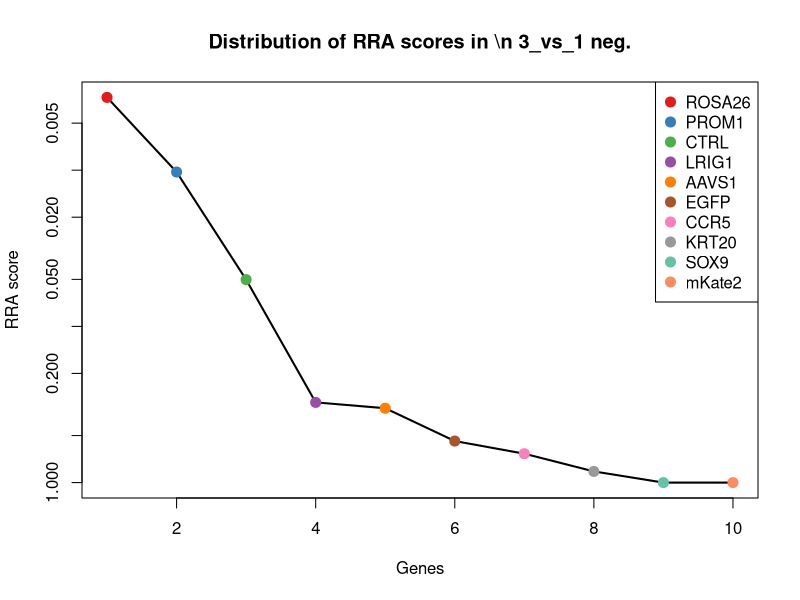
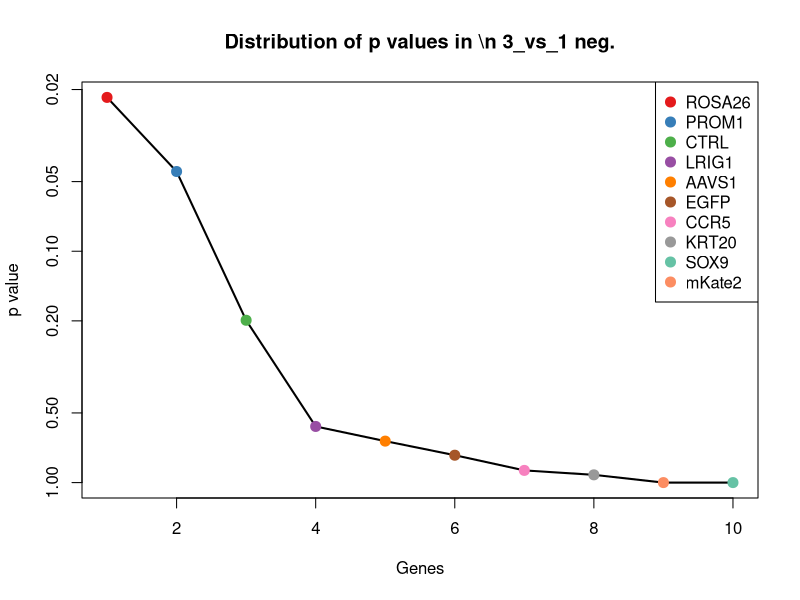
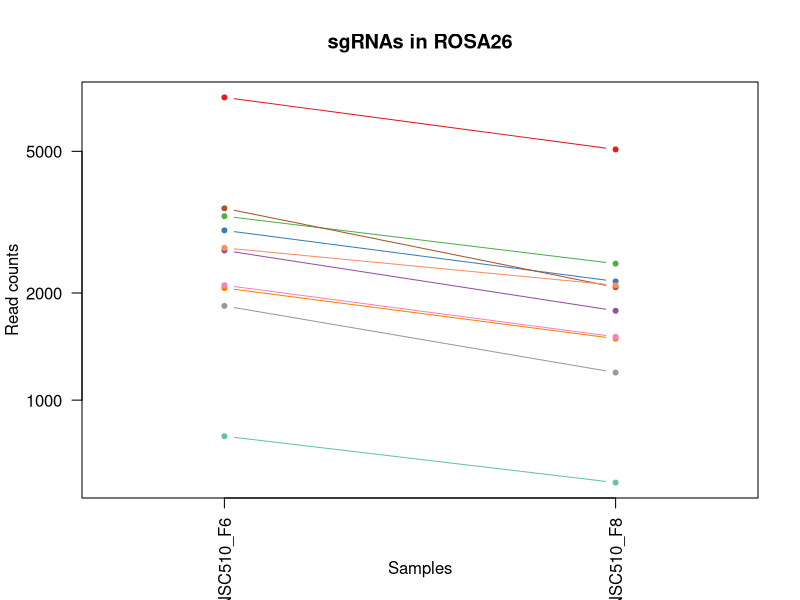
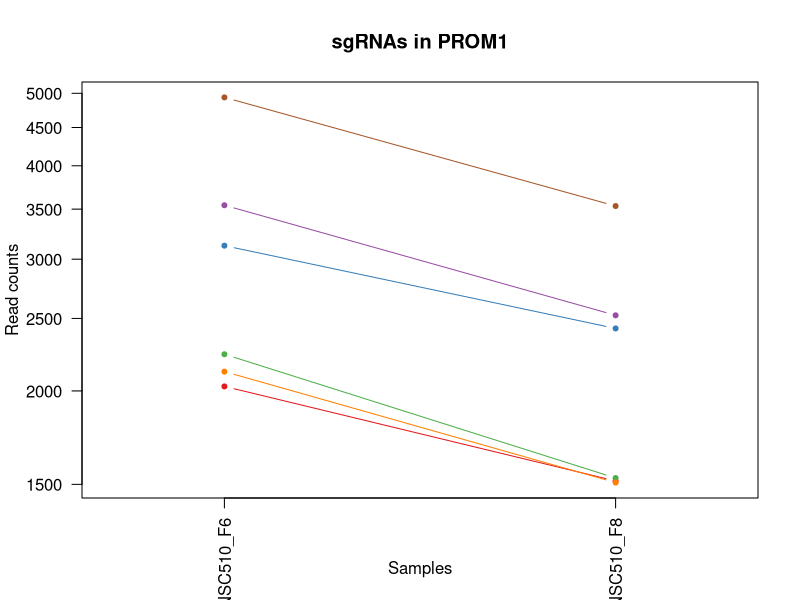
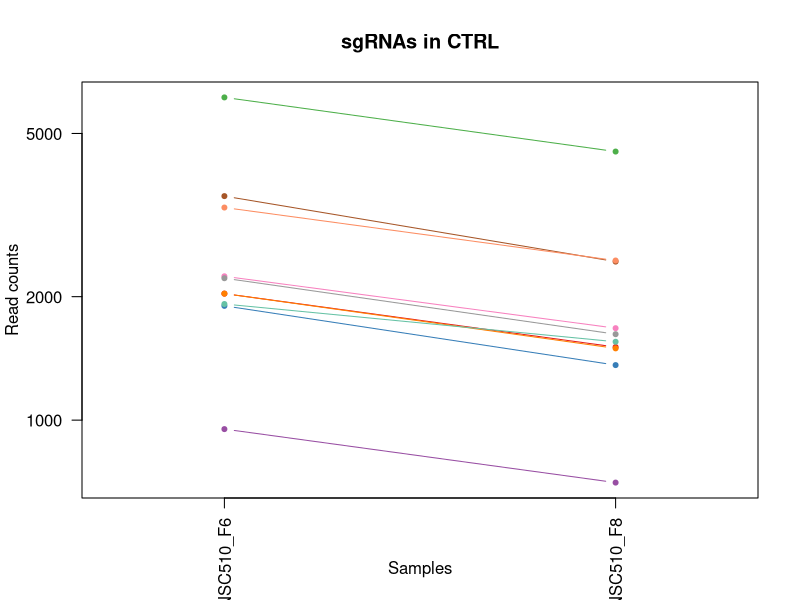
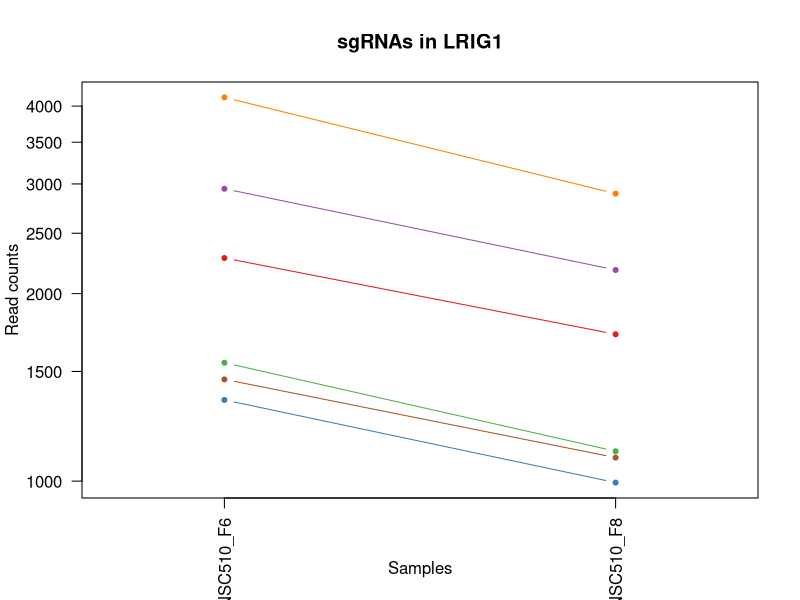
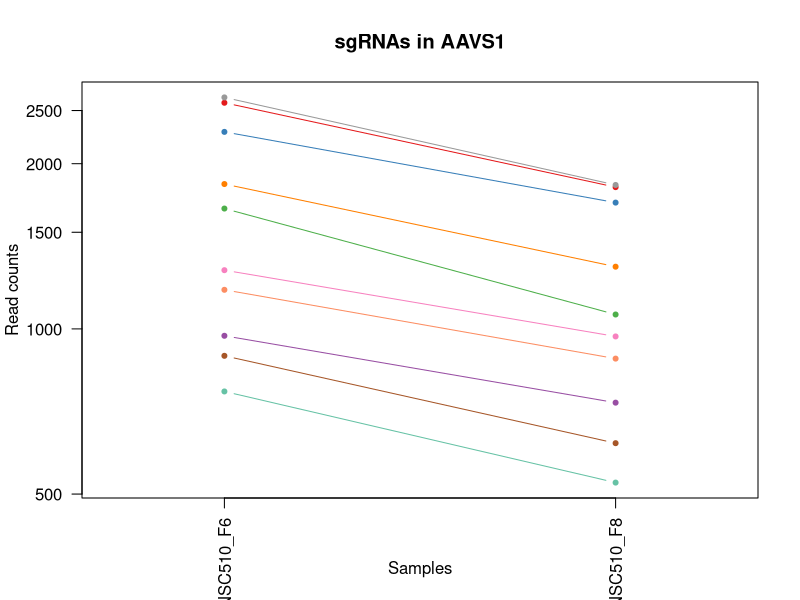
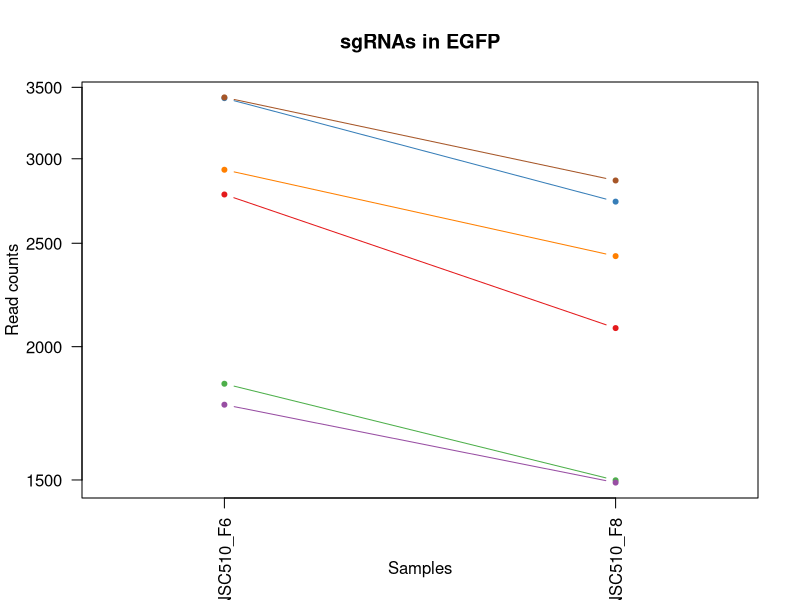

R code for these plots, in order: (Note: this script raises an error after producing the figures.)
pdf(file='S10B_c1_t3.pdf',width=4.5,height=4.5);
gstable=read.table('S10B_c1_t3.gene_summary.txt',header=T)
# 
#
# parameters
# Do not modify the variables beginning with "__"

# gstablename='__GENE_SUMMARY_FILE__'
startindex=3
# outputfile='__OUTPUT_FILE__'
targetgenelist=c("ROSA26","PROM1","CTRL","LRIG1","AAVS1","EGFP","CCR5","KRT20","SOX9","mKate2")
# samplelabel=sub('.\\w+.\\w+$','',colnames(gstable)[startindex]);
samplelabel='3_vs_1 neg.'


# You need to write some codes in front of this code:
# gstable=read.table(gstablename,header=T)
# pdf(file=outputfile,width=6,height=6)


# set up color using RColorBrewer
#library(RColorBrewer)
#colors <- brewer.pal(length(targetgenelist), "Set1")

colors=c( "#E41A1C", "#377EB8", "#4DAF4A", "#984EA3", "#FF7F00",  "#A65628", "#F781BF",
          "#999999", "#66C2A5", "#FC8D62", "#8DA0CB", "#E78AC3", "#A6D854", "#FFD92F", "#E5C494", "#B3B3B3", 
          "#8DD3C7", "#FFFFB3", "#BEBADA", "#FB8072", "#80B1D3", "#FDB462", "#B3DE69", "#FCCDE5",
          "#D9D9D9", "#BC80BD", "#CCEBC5", "#FFED6F")

######
# function definition

plotrankedvalues<-function(val, tglist, ...){
  
  plot(val,log='y',ylim=c(max(val),min(val)),type='l',lwd=2, ...)
  if(length(tglist)>0){
    for(i in 1:length(tglist)){
      targetgene=tglist[i];
      tx=which(names(val)==targetgene);ty=val[targetgene];
      points(tx,ty,col=colors[(i %% length(colors)) ],cex=2,pch=20)
      # text(tx+50,ty,targetgene,col=colors[i])
    }
    legend('topright',tglist,pch=20,pt.cex = 2,cex=1,col=colors)
  }
}



plotrandvalues<-function(val,targetgenelist, ...){
  # choose the one with the best distance distribution
  
  mindiffvalue=0;
  randval=val;
  for(i in 1:20){
    randval0=sample(val)
    vindex=sort(which(names(randval0) %in% targetgenelist))
    if(max(vindex)>0.9*length(val)){
      # print('pass...')
      next;
    }
    mindiffind=min(diff(vindex));
    if (mindiffind > mindiffvalue){
      mindiffvalue=mindiffind;
      randval=randval0;
      # print(paste('Diff: ',mindiffvalue))
    }
  }
  plot(randval,log='y',ylim=c(max(randval),min(randval)),pch=20,col='grey', ...)
  
  if(length(targetgenelist)>0){
    for(i in 1:length(targetgenelist)){
      targetgene=targetgenelist[i];
      tx=which(names(randval)==targetgene);ty=randval[targetgene];
      points(tx,ty,col=colors[(i %% length(colors)) ],cex=2,pch=20)
      text(tx+50,ty,targetgene,col=colors[i])
    }
  }
  
}




# set.seed(1235)



pvec=gstable[,startindex]
names(pvec)=gstable[,'id']
pvec=sort(pvec);

plotrankedvalues(pvec,targetgenelist,xlab='Genes',ylab='RRA score',main=paste('Distribution of RRA scores in \\n',samplelabel))

# plotrandvalues(pvec,targetgenelist,xlab='Genes',ylab='RRA score',main=paste('Distribution of RRA scores in \\n',samplelabel))


pvec=gstable[,startindex+1]
names(pvec)=gstable[,'id']
pvec=sort(pvec);

plotrankedvalues(pvec,targetgenelist,xlab='Genes',ylab='p value',main=paste('Distribution of p values in \\n',samplelabel))

# plotrandvalues(pvec,targetgenelist,xlab='Genes',ylab='p value',main=paste('Distribution of p values in \\n',samplelabel))



# you need to write after this code:
# dev.off()






# parameters
# Do not modify the variables beginning with "__"
targetmat=list(c(7086.833615210454,5060.9221927087565),c(2998.359447884558,2154.82409265424),c(3286.663240950381,2416.659738090543),c(2631.7240582121717,1781.9627318385858),c(2063.8199828145885,1487.7445860833052),c(3457.469639106359,2074.3304490042105),c(2101.8978422761124,1505.3236576850359),c(1838.6166425707195,1194.4516546228526),c(790.9315379579367,585.6606486260773),c(2676.3295507242424,2101.1616635542205))
targetgene="ROSA26"
collabel=c("S78_MNSC510_F6","S80_MNSC510_F8")

# set up color using RColorBrewer
#library(RColorBrewer)
#colors <- brewer.pal(length(targetgenelist), "Set1")

colors=c( "#E41A1C", "#377EB8", "#4DAF4A", "#984EA3", "#FF7F00",  "#A65628", "#F781BF",
          "#999999", "#66C2A5", "#FC8D62", "#8DA0CB", "#E78AC3", "#A6D854", "#FFD92F", "#E5C494", "#B3B3B3", 
          "#8DD3C7", "#FFFFB3", "#BEBADA", "#FB8072", "#80B1D3", "#FDB462", "#B3DE69", "#FCCDE5",
          "#D9D9D9", "#BC80BD", "#CCEBC5", "#FFED6F")


## code

targetmatvec=unlist(targetmat)+1
yrange=range(targetmatvec[targetmatvec>0]);
# yrange[1]=1; # set the minimum value to 1
for(i in 1:length(targetmat)){
  vali=targetmat[[i]]+1;
  if(i==1){
    plot(1:length(vali),vali,type='b',las=1,pch=20,main=paste('sgRNAs in',targetgene),ylab='Read counts',xlab='Samples',xlim=c(0.7,length(vali)+0.3),ylim = yrange,col=colors[(i %% length(colors))],xaxt='n',log='y')
    axis(1,at=1:length(vali),labels=(collabel),las=2)
    # lines(0:100,rep(1,101),col='black');
  }else{
    lines(1:length(vali),vali,type='b',pch=20,col=colors[(i %% length(colors))])
  }
}




# parameters
# Do not modify the variables beginning with "__"
targetmat=list(c(2026.8300621948226,1514.575800633315),c(3126.736231211981,2423.1362381543386),c(2237.8901974958403,1528.454015055734),c(3541.240929921711,2523.059381995755),c(2121.4807414277534,1507.1740862746917),c(4935.9785250552395,3532.468177653022))
targetgene="PROM1"
collabel=c("S78_MNSC510_F6","S80_MNSC510_F8")

# set up color using RColorBrewer
#library(RColorBrewer)
#colors <- brewer.pal(length(targetgenelist), "Set1")

colors=c( "#E41A1C", "#377EB8", "#4DAF4A", "#984EA3", "#FF7F00",  "#A65628", "#F781BF",
          "#999999", "#66C2A5", "#FC8D62", "#8DA0CB", "#E78AC3", "#A6D854", "#FFD92F", "#E5C494", "#B3B3B3", 
          "#8DD3C7", "#FFFFB3", "#BEBADA", "#FB8072", "#80B1D3", "#FDB462", "#B3DE69", "#FCCDE5",
          "#D9D9D9", "#BC80BD", "#CCEBC5", "#FFED6F")


## code

targetmatvec=unlist(targetmat)+1
yrange=range(targetmatvec[targetmatvec>0]);
# yrange[1]=1; # set the minimum value to 1
for(i in 1:length(targetmat)){
  vali=targetmat[[i]]+1;
  if(i==1){
    plot(1:length(vali),vali,type='b',las=1,pch=20,main=paste('sgRNAs in',targetgene),ylab='Read counts',xlab='Samples',xlim=c(0.7,length(vali)+0.3),ylim = yrange,col=colors[(i %% length(colors))],xaxt='n',log='y')
    axis(1,at=1:length(vali),labels=(collabel),las=2)
    # lines(0:100,rep(1,101),col='black');
  }else{
    lines(1:length(vali),vali,type='b',pch=20,col=colors[(i %% length(colors))])
  }
}




# parameters
# Do not modify the variables beginning with "__"
targetmat=list(c(2033.3576952453698,1506.248871979864),c(1898.4532788673996,1360.9902276918795),c(6120.7439237295075,4515.970973055108),c(949.7706088545788,703.1628640692239),c(2033.3576952453698,1495.1463004419286),c(3516.2183365612814,2434.2388096922737),c(2241.1540140211137,1674.6378736385464),c(2217.2193595024414,1619.125015948871),c(1918.0361780190406,1551.584372426432),c(3297.542629367959,2449.0422384095205))
targetgene="CTRL"
collabel=c("S78_MNSC510_F6","S80_MNSC510_F8")

# set up color using RColorBrewer
#library(RColorBrewer)
#colors <- brewer.pal(length(targetgenelist), "Set1")

colors=c( "#E41A1C", "#377EB8", "#4DAF4A", "#984EA3", "#FF7F00",  "#A65628", "#F781BF",
          "#999999", "#66C2A5", "#FC8D62", "#8DA0CB", "#E78AC3", "#A6D854", "#FFD92F", "#E5C494", "#B3B3B3", 
          "#8DD3C7", "#FFFFB3", "#BEBADA", "#FB8072", "#80B1D3", "#FDB462", "#B3DE69", "#FCCDE5",
          "#D9D9D9", "#BC80BD", "#CCEBC5", "#FFED6F")


## code

targetmatvec=unlist(targetmat)+1
yrange=range(targetmatvec[targetmatvec>0]);
# yrange[1]=1; # set the minimum value to 1
for(i in 1:length(targetmat)){
  vali=targetmat[[i]]+1;
  if(i==1){
    plot(1:length(vali),vali,type='b',las=1,pch=20,main=paste('sgRNAs in',targetgene),ylab='Read counts',xlab='Samples',xlim=c(0.7,length(vali)+0.3),ylim = yrange,col=colors[(i %% length(colors))],xaxt='n',log='y')
    axis(1,at=1:length(vali),labels=(collabel),las=2)
    # lines(0:100,rep(1,101),col='black');
  }else{
    lines(1:length(vali),vali,type='b',pch=20,col=colors[(i %% length(colors))])
  }
}




# parameters
# Do not modify the variables beginning with "__"
targetmat=list(c(2280.319812324395,1719.9733740851148),c(1349.0441637796996,993.6801526451927),c(1548.136971821381,1115.808439562479),c(2946.1383834801823,2181.6553072042498),c(4129.815843312693,2893.145099926925),c(1455.662170271966,1089.902439307297))
targetgene="LRIG1"
collabel=c("S78_MNSC510_F6","S80_MNSC510_F8")

# set up color using RColorBrewer
#library(RColorBrewer)
#colors <- brewer.pal(length(targetgenelist), "Set1")

colors=c( "#E41A1C", "#377EB8", "#4DAF4A", "#984EA3", "#FF7F00",  "#A65628", "#F781BF",
          "#999999", "#66C2A5", "#FC8D62", "#8DA0CB", "#E78AC3", "#A6D854", "#FFD92F", "#E5C494", "#B3B3B3", 
          "#8DD3C7", "#FFFFB3", "#BEBADA", "#FB8072", "#80B1D3", "#FDB462", "#B3DE69", "#FCCDE5",
          "#D9D9D9", "#BC80BD", "#CCEBC5", "#FFED6F")


## code

targetmatvec=unlist(targetmat)+1
yrange=range(targetmatvec[targetmatvec>0]);
# yrange[1]=1; # set the minimum value to 1
for(i in 1:length(targetmat)){
  vali=targetmat[[i]]+1;
  if(i==1){
    plot(1:length(vali),vali,type='b',las=1,pch=20,main=paste('sgRNAs in',targetgene),ylab='Read counts',xlab='Samples',xlim=c(0.7,length(vali)+0.3),ylim = yrange,col=colors[(i %% length(colors))],xaxt='n',log='y')
    axis(1,at=1:length(vali),labels=(collabel),las=2)
    # lines(0:100,rep(1,101),col='black');
  }else{
    lines(1:length(vali),vali,type='b',pch=20,col=colors[(i %% length(colors))])
  }
}




# parameters
# Do not modify the variables beginning with "__"
targetmat=list(c(2581.678871491312,1811.5695892730794),c(2284.6715676914264,1697.7682310092446),c(1655.8429171554053,1061.2207961676313),c(970.4414468479774,732.7697215037175),c(1835.3528260454461,1297.1504413487526),c(892.1098502414142,618.0431489450547),c(1278.328139065441,967.7741523900107),c(2640.4275689462343,1828.223446579982),c(768.0848222810224,523.6712908726062),c(1177.1498267819636,881.7292229710137))
targetgene="AAVS1"
collabel=c("S78_MNSC510_F6","S80_MNSC510_F8")

# set up color using RColorBrewer
#library(RColorBrewer)
#colors <- brewer.pal(length(targetgenelist), "Set1")

colors=c( "#E41A1C", "#377EB8", "#4DAF4A", "#984EA3", "#FF7F00",  "#A65628", "#F781BF",
          "#999999", "#66C2A5", "#FC8D62", "#8DA0CB", "#E78AC3", "#A6D854", "#FFD92F", "#E5C494", "#B3B3B3", 
          "#8DD3C7", "#FFFFB3", "#BEBADA", "#FB8072", "#80B1D3", "#FDB462", "#B3DE69", "#FCCDE5",
          "#D9D9D9", "#BC80BD", "#CCEBC5", "#FFED6F")


## code

targetmatvec=unlist(targetmat)+1
yrange=range(targetmatvec[targetmatvec>0]);
# yrange[1]=1; # set the minimum value to 1
for(i in 1:length(targetmat)){
  vali=targetmat[[i]]+1;
  if(i==1){
    plot(1:length(vali),vali,type='b',las=1,pch=20,main=paste('sgRNAs in',targetgene),ylab='Read counts',xlab='Samples',xlim=c(0.7,length(vali)+0.3),ylim = yrange,col=colors[(i %% length(colors))],xaxt='n',log='y')
    axis(1,at=1:length(vali),labels=(collabel),las=2)
    # lines(0:100,rep(1,101),col='black');
  }else{
    lines(1:length(vali),vali,type='b',pch=20,col=colors[(i %% length(colors))])
  }
}




# parameters
# Do not modify the variables beginning with "__"
targetmat=list(c(2776.419924165962,2080.806949068006),c(3418.3038408030775,2734.008241216522),c(1845.1442756212664,1497.9219433264125),c(1763.5488624894297,1490.520228967789),c(2928.731362012057,2430.537952512962),c(3423.7435350118662,2861.687813902776))
targetgene="EGFP"
collabel=c("S78_MNSC510_F6","S80_MNSC510_F8")

# set up color using RColorBrewer
#library(RColorBrewer)
#colors <- brewer.pal(length(targetgenelist), "Set1")

colors=c( "#E41A1C", "#377EB8", "#4DAF4A", "#984EA3", "#FF7F00",  "#A65628", "#F781BF",
          "#999999", "#66C2A5", "#FC8D62", "#8DA0CB", "#E78AC3", "#A6D854", "#FFD92F", "#E5C494", "#B3B3B3", 
          "#8DD3C7", "#FFFFB3", "#BEBADA", "#FB8072", "#80B1D3", "#FDB462", "#B3DE69", "#FCCDE5",
          "#D9D9D9", "#BC80BD", "#CCEBC5", "#FFED6F")


## code

targetmatvec=unlist(targetmat)+1
yrange=range(targetmatvec[targetmatvec>0]);
# yrange[1]=1; # set the minimum value to 1
for(i in 1:length(targetmat)){
  vali=targetmat[[i]]+1;
  if(i==1){
    plot(1:length(vali),vali,type='b',las=1,pch=20,main=paste('sgRNAs in',targetgene),ylab='Read counts',xlab='Samples',xlim=c(0.7,length(vali)+0.3),ylim = yrange,col=colors[(i %% length(colors))],xaxt='n',log='y')
    axis(1,at=1:length(vali),labels=(collabel),las=2)
    # lines(0:100,rep(1,101),col='black');
  }else{
    lines(1:length(vali),vali,type='b',pch=20,col=colors[(i %% length(colors))])
  }
}




# parameters
# Do not modify the variables beginning with "__"
targetmat=list(c(1420.8481273357158,993.6801526451927),c(2482.67643689135,1759.7575887627156),c(1345.780347254426,1027.913081553826),c(1053.1247988215719,844.7206511778966),c(1792.9232112168909,1254.5905837866678),c(1601.4459750675142,1101.0050108452322),c(3200.716072451513,2523.9845962905824),c(2026.8300621948226,1570.0886583229908),c(1300.0869159005974,920.5882233537866),c(1826.6493153113834,1367.4667277556748))
targetgene="CCR5"
collabel=c("S78_MNSC510_F6","S80_MNSC510_F8")

# set up color using RColorBrewer
#library(RColorBrewer)
#colors <- brewer.pal(length(targetgenelist), "Set1")

colors=c( "#E41A1C", "#377EB8", "#4DAF4A", "#984EA3", "#FF7F00",  "#A65628", "#F781BF",
          "#999999", "#66C2A5", "#FC8D62", "#8DA0CB", "#E78AC3", "#A6D854", "#FFD92F", "#E5C494", "#B3B3B3", 
          "#8DD3C7", "#FFFFB3", "#BEBADA", "#FB8072", "#80B1D3", "#FDB462", "#B3DE69", "#FCCDE5",
          "#D9D9D9", "#BC80BD", "#CCEBC5", "#FFED6F")


## code

targetmatvec=unlist(targetmat)+1
yrange=range(targetmatvec[targetmatvec>0]);
# yrange[1]=1; # set the minimum value to 1
for(i in 1:length(targetmat)){
  vali=targetmat[[i]]+1;
  if(i==1){
    plot(1:length(vali),vali,type='b',las=1,pch=20,main=paste('sgRNAs in',targetgene),ylab='Read counts',xlab='Samples',xlim=c(0.7,length(vali)+0.3),ylim = yrange,col=colors[(i %% length(colors))],xaxt='n',log='y')
    axis(1,at=1:length(vali),labels=(collabel),las=2)
    # lines(0:100,rep(1,101),col='black');
  }else{
    lines(1:length(vali),vali,type='b',pch=20,col=colors[(i %% length(colors))])
  }
}




# parameters
# Do not modify the variables beginning with "__"
targetmat=list(c(1863.6392359311494,1461.8385858281233),c(2477.2367426825613,2214.0378075232275),c(2229.1866867617778,1775.4862317747902),c(1072.7076979732126,800.3103650261561),c(3467.2610886821794,2776.5680987786063),c(1488.3003355247008,1249.0392980177003))
targetgene="KRT20"
collabel=c("S78_MNSC510_F6","S80_MNSC510_F8")

# set up color using RColorBrewer
#library(RColorBrewer)
#colors <- brewer.pal(length(targetgenelist), "Set1")

colors=c( "#E41A1C", "#377EB8", "#4DAF4A", "#984EA3", "#FF7F00",  "#A65628", "#F781BF",
          "#999999", "#66C2A5", "#FC8D62", "#8DA0CB", "#E78AC3", "#A6D854", "#FFD92F", "#E5C494", "#B3B3B3", 
          "#8DD3C7", "#FFFFB3", "#BEBADA", "#FB8072", "#80B1D3", "#FDB462", "#B3DE69", "#FCCDE5",
          "#D9D9D9", "#BC80BD", "#CCEBC5", "#FFED6F")


## code

targetmatvec=unlist(targetmat)+1
yrange=range(targetmatvec[targetmatvec>0]);
# yrange[1]=1; # set the minimum value to 1
for(i in 1:length(targetmat)){
  vali=targetmat[[i]]+1;
  if(i==1){
    plot(1:length(vali),vali,type='b',las=1,pch=20,main=paste('sgRNAs in',targetgene),ylab='Read counts',xlab='Samples',xlim=c(0.7,length(vali)+0.3),ylim = yrange,col=colors[(i %% length(colors))],xaxt='n',log='y')
    axis(1,at=1:length(vali),labels=(collabel),las=2)
    # lines(0:100,rep(1,101),col='black');
  }else{
    lines(1:length(vali),vali,type='b',pch=20,col=colors[(i %% length(colors))])
  }
}




# parameters
# Do not modify the variables beginning with "__"
targetmat=list(c(1405.6169835511062,3177.1858884390986),c(762.6451280722333,2820.053170635519),c(652.7633050546933,1452.586442879844),c(538.5297266701219,1896.6893043972486),c(951.9464865380944,3470.478819899551),c(2444.5985774298265,3594.457535406493))
targetgene="SOX9"
collabel=c("S78_MNSC510_F6","S80_MNSC510_F8")

# set up color using RColorBrewer
#library(RColorBrewer)
#colors <- brewer.pal(length(targetgenelist), "Set1")

colors=c( "#E41A1C", "#377EB8", "#4DAF4A", "#984EA3", "#FF7F00",  "#A65628", "#F781BF",
          "#999999", "#66C2A5", "#FC8D62", "#8DA0CB", "#E78AC3", "#A6D854", "#FFD92F", "#E5C494", "#B3B3B3", 
          "#8DD3C7", "#FFFFB3", "#BEBADA", "#FB8072", "#80B1D3", "#FDB462", "#B3DE69", "#FCCDE5",
          "#D9D9D9", "#BC80BD", "#CCEBC5", "#FFED6F")


## code

targetmatvec=unlist(targetmat)+1
yrange=range(targetmatvec[targetmatvec>0]);
# yrange[1]=1; # set the minimum value to 1
for(i in 1:length(targetmat)){
  vali=targetmat[[i]]+1;
  if(i==1){
    plot(1:length(vali),vali,type='b',las=1,pch=20,main=paste('sgRNAs in',targetgene),ylab='Read counts',xlab='Samples',xlim=c(0.7,length(vali)+0.3),ylim = yrange,col=colors[(i %% length(colors))],xaxt='n',log='y')
    axis(1,at=1:length(vali),labels=(collabel),las=2)
    # lines(0:100,rep(1,101),col='black');
  }else{
    lines(1:length(vali),vali,type='b',pch=20,col=colors[(i %% length(colors))])
  }
}




# parameters
# Do not modify the variables beginning with "__"
targetmat=list(c(295.91936495812763,4919.364405600083),c(338.3489797866827,5933.399272731491),c(349.2283682042609,5598.471698003781),c(1072.7076979732126,3095.7670304942408),c(450.40668048773836,4478.037186967163),c(521.1227052019968,8241.808938327165))
targetgene="mKate2"
collabel=c("S78_MNSC510_F6","S80_MNSC510_F8")

# set up color using RColorBrewer
#library(RColorBrewer)
#colors <- brewer.pal(length(targetgenelist), "Set1")

colors=c( "#E41A1C", "#377EB8", "#4DAF4A", "#984EA3", "#FF7F00",  "#A65628", "#F781BF",
          "#999999", "#66C2A5", "#FC8D62", "#8DA0CB", "#E78AC3", "#A6D854", "#FFD92F", "#E5C494", "#B3B3B3", 
          "#8DD3C7", "#FFFFB3", "#BEBADA", "#FB8072", "#80B1D3", "#FDB462", "#B3DE69", "#FCCDE5",
          "#D9D9D9", "#BC80BD", "#CCEBC5", "#FFED6F")


## code

targetmatvec=unlist(targetmat)+1
yrange=range(targetmatvec[targetmatvec>0]);
# yrange[1]=1; # set the minimum value to 1
for(i in 1:length(targetmat)){
  vali=targetmat[[i]]+1;
  if(i==1){
    plot(1:length(vali),vali,type='b',las=1,pch=20,main=paste('sgRNAs in',targetgene),ylab='Read counts',xlab='Samples',xlim=c(0.7,length(vali)+0.3),ylim = yrange,col=colors[(i %% length(colors))],xaxt='n',log='y')
    axis(1,at=1:length(vali),labels=(collabel),las=2)
    # lines(0:100,rep(1,101),col='black');
  }else{
    lines(1:length(vali),vali,type='b',pch=20,col=colors[(i %% length(colors))])
  }
}



# 
#
# parameters
# Do not modify the variables beginning with "__"

# gstablename='__GENE_SUMMARY_FILE__'
startindex=9
# outputfile='__OUTPUT_FILE__'
targetgenelist=c("mKate2","SOX9","KRT20","EGFP","CCR5","ROSA26","AAVS1","CTRL","LRIG1","PROM1")
# samplelabel=sub('.\\w+.\\w+$','',colnames(gstable)[startindex]);
samplelabel='3_vs_1 pos.'


# You need to write some codes in front of this code:
# gstable=read.table(gstablename,header=T)
# pdf(file=outputfile,width=6,height=6)


# set up color using RColorBrewer
#library(RColorBrewer)
#colors <- brewer.pal(length(targetgenelist), "Set1")

colors=c( "#E41A1C", "#377EB8", "#4DAF4A", "#984EA3", "#FF7F00",  "#A65628", "#F781BF",
          "#999999", "#66C2A5", "#FC8D62", "#8DA0CB", "#E78AC3", "#A6D854", "#FFD92F", "#E5C494", "#B3B3B3", 
          "#8DD3C7", "#FFFFB3", "#BEBADA", "#FB8072", "#80B1D3", "#FDB462", "#B3DE69", "#FCCDE5",
          "#D9D9D9", "#BC80BD", "#CCEBC5", "#FFED6F")

######
# function definition

plotrankedvalues<-function(val, tglist, ...){
  
  plot(val,log='y',ylim=c(max(val),min(val)),type='l',lwd=2, ...)
  if(length(tglist)>0){
    for(i in 1:length(tglist)){
      targetgene=tglist[i];
      tx=which(names(val)==targetgene);ty=val[targetgene];
      points(tx,ty,col=colors[(i %% length(colors)) ],cex=2,pch=20)
      # text(tx+50,ty,targetgene,col=colors[i])
    }
    legend('topright',tglist,pch=20,pt.cex = 2,cex=1,col=colors)
  }
}



plotrandvalues<-function(val,targetgenelist, ...){
  # choose the one with the best distance distribution
  
  mindiffvalue=0;
  randval=val;
  for(i in 1:20){
    randval0=sample(val)
    vindex=sort(which(names(randval0) %in% targetgenelist))
    if(max(vindex)>0.9*length(val)){
      # print('pass...')
      next;
    }
    mindiffind=min(diff(vindex));
    if (mindiffind > mindiffvalue){
      mindiffvalue=mindiffind;
      randval=randval0;
      # print(paste('Diff: ',mindiffvalue))
    }
  }
  plot(randval,log='y',ylim=c(max(randval),min(randval)),pch=20,col='grey', ...)
  
  if(length(targetgenelist)>0){
    for(i in 1:length(targetgenelist)){
      targetgene=targetgenelist[i];
      tx=which(names(randval)==targetgene);ty=randval[targetgene];
      points(tx,ty,col=colors[(i %% length(colors)) ],cex=2,pch=20)
      text(tx+50,ty,targetgene,col=colors[i])
    }
  }
  
}




# set.seed(1235)



pvec=gstable[,startindex]
names(pvec)=gstable[,'id']
pvec=sort(pvec);

plotrankedvalues(pvec,targetgenelist,xlab='Genes',ylab='RRA score',main=paste('Distribution of RRA scores in \\n',samplelabel))

# plotrandvalues(pvec,targetgenelist,xlab='Genes',ylab='RRA score',main=paste('Distribution of RRA scores in \\n',samplelabel))


pvec=gstable[,startindex+1]
names(pvec)=gstable[,'id']
pvec=sort(pvec);

plotrankedvalues(pvec,targetgenelist,xlab='Genes',ylab='p value',main=paste('Distribution of p values in \\n',samplelabel))

# plotrandvalues(pvec,targetgenelist,xlab='Genes',ylab='p value',main=paste('Distribution of p values in \\n',samplelabel))



# you need to write after this code:
# dev.off()






# parameters
# Do not modify the variables beginning with "__"
targetmat=list(c(295.91936495812763,4919.364405600083),c(338.3489797866827,5933.399272731491),c(349.2283682042609,5598.471698003781),c(1072.7076979732126,3095.7670304942408),c(450.40668048773836,4478.037186967163),c(521.1227052019968,8241.808938327165))
targetgene="mKate2"
collabel=c("S78_MNSC510_F6","S80_MNSC510_F8")

# set up color using RColorBrewer
#library(RColorBrewer)
#colors <- brewer.pal(length(targetgenelist), "Set1")

colors=c( "#E41A1C", "#377EB8", "#4DAF4A", "#984EA3", "#FF7F00",  "#A65628", "#F781BF",
          "#999999", "#66C2A5", "#FC8D62", "#8DA0CB", "#E78AC3", "#A6D854", "#FFD92F", "#E5C494", "#B3B3B3", 
          "#8DD3C7", "#FFFFB3", "#BEBADA", "#FB8072", "#80B1D3", "#FDB462", "#B3DE69", "#FCCDE5",
          "#D9D9D9", "#BC80BD", "#CCEBC5", "#FFED6F")


## code

targetmatvec=unlist(targetmat)+1
yrange=range(targetmatvec[targetmatvec>0]);
# yrange[1]=1; # set the minimum value to 1
for(i in 1:length(targetmat)){
  vali=targetmat[[i]]+1;
  if(i==1){
    plot(1:length(vali),vali,type='b',las=1,pch=20,main=paste('sgRNAs in',targetgene),ylab='Read counts',xlab='Samples',xlim=c(0.7,length(vali)+0.3),ylim = yrange,col=colors[(i %% length(colors))],xaxt='n',log='y')
    axis(1,at=1:length(vali),labels=(collabel),las=2)
    # lines(0:100,rep(1,101),col='black');
  }else{
    lines(1:length(vali),vali,type='b',pch=20,col=colors[(i %% length(colors))])
  }
}




# parameters
# Do not modify the variables beginning with "__"
targetmat=list(c(1405.6169835511062,3177.1858884390986),c(762.6451280722333,2820.053170635519),c(652.7633050546933,1452.586442879844),c(538.5297266701219,1896.6893043972486),c(951.9464865380944,3470.478819899551),c(2444.5985774298265,3594.457535406493))
targetgene="SOX9"
collabel=c("S78_MNSC510_F6","S80_MNSC510_F8")

# set up color using RColorBrewer
#library(RColorBrewer)
#colors <- brewer.pal(length(targetgenelist), "Set1")

colors=c( "#E41A1C", "#377EB8", "#4DAF4A", "#984EA3", "#FF7F00",  "#A65628", "#F781BF",
          "#999999", "#66C2A5", "#FC8D62", "#8DA0CB", "#E78AC3", "#A6D854", "#FFD92F", "#E5C494", "#B3B3B3", 
          "#8DD3C7", "#FFFFB3", "#BEBADA", "#FB8072", "#80B1D3", "#FDB462", "#B3DE69", "#FCCDE5",
          "#D9D9D9", "#BC80BD", "#CCEBC5", "#FFED6F")


## code

targetmatvec=unlist(targetmat)+1
yrange=range(targetmatvec[targetmatvec>0]);
# yrange[1]=1; # set the minimum value to 1
for(i in 1:length(targetmat)){
  vali=targetmat[[i]]+1;
  if(i==1){
    plot(1:length(vali),vali,type='b',las=1,pch=20,main=paste('sgRNAs in',targetgene),ylab='Read counts',xlab='Samples',xlim=c(0.7,length(vali)+0.3),ylim = yrange,col=colors[(i %% length(colors))],xaxt='n',log='y')
    axis(1,at=1:length(vali),labels=(collabel),las=2)
    # lines(0:100,rep(1,101),col='black');
  }else{
    lines(1:length(vali),vali,type='b',pch=20,col=colors[(i %% length(colors))])
  }
}




# parameters
# Do not modify the variables beginning with "__"
targetmat=list(c(1863.6392359311494,1461.8385858281233),c(2477.2367426825613,2214.0378075232275),c(2229.1866867617778,1775.4862317747902),c(1072.7076979732126,800.3103650261561),c(3467.2610886821794,2776.5680987786063),c(1488.3003355247008,1249.0392980177003))
targetgene="KRT20"
collabel=c("S78_MNSC510_F6","S80_MNSC510_F8")

# set up color using RColorBrewer
#library(RColorBrewer)
#colors <- brewer.pal(length(targetgenelist), "Set1")

colors=c( "#E41A1C", "#377EB8", "#4DAF4A", "#984EA3", "#FF7F00",  "#A65628", "#F781BF",
          "#999999", "#66C2A5", "#FC8D62", "#8DA0CB", "#E78AC3", "#A6D854", "#FFD92F", "#E5C494", "#B3B3B3", 
          "#8DD3C7", "#FFFFB3", "#BEBADA", "#FB8072", "#80B1D3", "#FDB462", "#B3DE69", "#FCCDE5",
          "#D9D9D9", "#BC80BD", "#CCEBC5", "#FFED6F")


## code

targetmatvec=unlist(targetmat)+1
yrange=range(targetmatvec[targetmatvec>0]);
# yrange[1]=1; # set the minimum value to 1
for(i in 1:length(targetmat)){
  vali=targetmat[[i]]+1;
  if(i==1){
    plot(1:length(vali),vali,type='b',las=1,pch=20,main=paste('sgRNAs in',targetgene),ylab='Read counts',xlab='Samples',xlim=c(0.7,length(vali)+0.3),ylim = yrange,col=colors[(i %% length(colors))],xaxt='n',log='y')
    axis(1,at=1:length(vali),labels=(collabel),las=2)
    # lines(0:100,rep(1,101),col='black');
  }else{
    lines(1:length(vali),vali,type='b',pch=20,col=colors[(i %% length(colors))])
  }
}




# parameters
# Do not modify the variables beginning with "__"
targetmat=list(c(2776.419924165962,2080.806949068006),c(3418.3038408030775,2734.008241216522),c(1845.1442756212664,1497.9219433264125),c(1763.5488624894297,1490.520228967789),c(2928.731362012057,2430.537952512962),c(3423.7435350118662,2861.687813902776))
targetgene="EGFP"
collabel=c("S78_MNSC510_F6","S80_MNSC510_F8")

# set up color using RColorBrewer
#library(RColorBrewer)
#colors <- brewer.pal(length(targetgenelist), "Set1")

colors=c( "#E41A1C", "#377EB8", "#4DAF4A", "#984EA3", "#FF7F00",  "#A65628", "#F781BF",
          "#999999", "#66C2A5", "#FC8D62", "#8DA0CB", "#E78AC3", "#A6D854", "#FFD92F", "#E5C494", "#B3B3B3", 
          "#8DD3C7", "#FFFFB3", "#BEBADA", "#FB8072", "#80B1D3", "#FDB462", "#B3DE69", "#FCCDE5",
          "#D9D9D9", "#BC80BD", "#CCEBC5", "#FFED6F")


## code

targetmatvec=unlist(targetmat)+1
yrange=range(targetmatvec[targetmatvec>0]);
# yrange[1]=1; # set the minimum value to 1
for(i in 1:length(targetmat)){
  vali=targetmat[[i]]+1;
  if(i==1){
    plot(1:length(vali),vali,type='b',las=1,pch=20,main=paste('sgRNAs in',targetgene),ylab='Read counts',xlab='Samples',xlim=c(0.7,length(vali)+0.3),ylim = yrange,col=colors[(i %% length(colors))],xaxt='n',log='y')
    axis(1,at=1:length(vali),labels=(collabel),las=2)
    # lines(0:100,rep(1,101),col='black');
  }else{
    lines(1:length(vali),vali,type='b',pch=20,col=colors[(i %% length(colors))])
  }
}




# parameters
# Do not modify the variables beginning with "__"
targetmat=list(c(1420.8481273357158,993.6801526451927),c(2482.67643689135,1759.7575887627156),c(1345.780347254426,1027.913081553826),c(1053.1247988215719,844.7206511778966),c(1792.9232112168909,1254.5905837866678),c(1601.4459750675142,1101.0050108452322),c(3200.716072451513,2523.9845962905824),c(2026.8300621948226,1570.0886583229908),c(1300.0869159005974,920.5882233537866),c(1826.6493153113834,1367.4667277556748))
targetgene="CCR5"
collabel=c("S78_MNSC510_F6","S80_MNSC510_F8")

# set up color using RColorBrewer
#library(RColorBrewer)
#colors <- brewer.pal(length(targetgenelist), "Set1")

colors=c( "#E41A1C", "#377EB8", "#4DAF4A", "#984EA3", "#FF7F00",  "#A65628", "#F781BF",
          "#999999", "#66C2A5", "#FC8D62", "#8DA0CB", "#E78AC3", "#A6D854", "#FFD92F", "#E5C494", "#B3B3B3", 
          "#8DD3C7", "#FFFFB3", "#BEBADA", "#FB8072", "#80B1D3", "#FDB462", "#B3DE69", "#FCCDE5",
          "#D9D9D9", "#BC80BD", "#CCEBC5", "#FFED6F")


## code

targetmatvec=unlist(targetmat)+1
yrange=range(targetmatvec[targetmatvec>0]);
# yrange[1]=1; # set the minimum value to 1
for(i in 1:length(targetmat)){
  vali=targetmat[[i]]+1;
  if(i==1){
    plot(1:length(vali),vali,type='b',las=1,pch=20,main=paste('sgRNAs in',targetgene),ylab='Read counts',xlab='Samples',xlim=c(0.7,length(vali)+0.3),ylim = yrange,col=colors[(i %% length(colors))],xaxt='n',log='y')
    axis(1,at=1:length(vali),labels=(collabel),las=2)
    # lines(0:100,rep(1,101),col='black');
  }else{
    lines(1:length(vali),vali,type='b',pch=20,col=colors[(i %% length(colors))])
  }
}




# parameters
# Do not modify the variables beginning with "__"
targetmat=list(c(7086.833615210454,5060.9221927087565),c(2998.359447884558,2154.82409265424),c(3286.663240950381,2416.659738090543),c(2631.7240582121717,1781.9627318385858),c(2063.8199828145885,1487.7445860833052),c(3457.469639106359,2074.3304490042105),c(2101.8978422761124,1505.3236576850359),c(1838.6166425707195,1194.4516546228526),c(790.9315379579367,585.6606486260773),c(2676.3295507242424,2101.1616635542205))
targetgene="ROSA26"
collabel=c("S78_MNSC510_F6","S80_MNSC510_F8")

# set up color using RColorBrewer
#library(RColorBrewer)
#colors <- brewer.pal(length(targetgenelist), "Set1")

colors=c( "#E41A1C", "#377EB8", "#4DAF4A", "#984EA3", "#FF7F00",  "#A65628", "#F781BF",
          "#999999", "#66C2A5", "#FC8D62", "#8DA0CB", "#E78AC3", "#A6D854", "#FFD92F", "#E5C494", "#B3B3B3", 
          "#8DD3C7", "#FFFFB3", "#BEBADA", "#FB8072", "#80B1D3", "#FDB462", "#B3DE69", "#FCCDE5",
          "#D9D9D9", "#BC80BD", "#CCEBC5", "#FFED6F")


## code

targetmatvec=unlist(targetmat)+1
yrange=range(targetmatvec[targetmatvec>0]);
# yrange[1]=1; # set the minimum value to 1
for(i in 1:length(targetmat)){
  vali=targetmat[[i]]+1;
  if(i==1){
    plot(1:length(vali),vali,type='b',las=1,pch=20,main=paste('sgRNAs in',targetgene),ylab='Read counts',xlab='Samples',xlim=c(0.7,length(vali)+0.3),ylim = yrange,col=colors[(i %% length(colors))],xaxt='n',log='y')
    axis(1,at=1:length(vali),labels=(collabel),las=2)
    # lines(0:100,rep(1,101),col='black');
  }else{
    lines(1:length(vali),vali,type='b',pch=20,col=colors[(i %% length(colors))])
  }
}




# parameters
# Do not modify the variables beginning with "__"
targetmat=list(c(2581.678871491312,1811.5695892730794),c(2284.6715676914264,1697.7682310092446),c(1655.8429171554053,1061.2207961676313),c(970.4414468479774,732.7697215037175),c(1835.3528260454461,1297.1504413487526),c(892.1098502414142,618.0431489450547),c(1278.328139065441,967.7741523900107),c(2640.4275689462343,1828.223446579982),c(768.0848222810224,523.6712908726062),c(1177.1498267819636,881.7292229710137))
targetgene="AAVS1"
collabel=c("S78_MNSC510_F6","S80_MNSC510_F8")

# set up color using RColorBrewer
#library(RColorBrewer)
#colors <- brewer.pal(length(targetgenelist), "Set1")

colors=c( "#E41A1C", "#377EB8", "#4DAF4A", "#984EA3", "#FF7F00",  "#A65628", "#F781BF",
          "#999999", "#66C2A5", "#FC8D62", "#8DA0CB", "#E78AC3", "#A6D854", "#FFD92F", "#E5C494", "#B3B3B3", 
          "#8DD3C7", "#FFFFB3", "#BEBADA", "#FB8072", "#80B1D3", "#FDB462", "#B3DE69", "#FCCDE5",
          "#D9D9D9", "#BC80BD", "#CCEBC5", "#FFED6F")


## code

targetmatvec=unlist(targetmat)+1
yrange=range(targetmatvec[targetmatvec>0]);
# yrange[1]=1; # set the minimum value to 1
for(i in 1:length(targetmat)){
  vali=targetmat[[i]]+1;
  if(i==1){
    plot(1:length(vali),vali,type='b',las=1,pch=20,main=paste('sgRNAs in',targetgene),ylab='Read counts',xlab='Samples',xlim=c(0.7,length(vali)+0.3),ylim = yrange,col=colors[(i %% length(colors))],xaxt='n',log='y')
    axis(1,at=1:length(vali),labels=(collabel),las=2)
    # lines(0:100,rep(1,101),col='black');
  }else{
    lines(1:length(vali),vali,type='b',pch=20,col=colors[(i %% length(colors))])
  }
}




# parameters
# Do not modify the variables beginning with "__"
targetmat=list(c(2033.3576952453698,1506.248871979864),c(1898.4532788673996,1360.9902276918795),c(6120.7439237295075,4515.970973055108),c(949.7706088545788,703.1628640692239),c(2033.3576952453698,1495.1463004419286),c(3516.2183365612814,2434.2388096922737),c(2241.1540140211137,1674.6378736385464),c(2217.2193595024414,1619.125015948871),c(1918.0361780190406,1551.584372426432),c(3297.542629367959,2449.0422384095205))
targetgene="CTRL"
collabel=c("S78_MNSC510_F6","S80_MNSC510_F8")

# set up color using RColorBrewer
#library(RColorBrewer)
#colors <- brewer.pal(length(targetgenelist), "Set1")

colors=c( "#E41A1C", "#377EB8", "#4DAF4A", "#984EA3", "#FF7F00",  "#A65628", "#F781BF",
          "#999999", "#66C2A5", "#FC8D62", "#8DA0CB", "#E78AC3", "#A6D854", "#FFD92F", "#E5C494", "#B3B3B3", 
          "#8DD3C7", "#FFFFB3", "#BEBADA", "#FB8072", "#80B1D3", "#FDB462", "#B3DE69", "#FCCDE5",
          "#D9D9D9", "#BC80BD", "#CCEBC5", "#FFED6F")


## code

targetmatvec=unlist(targetmat)+1
yrange=range(targetmatvec[targetmatvec>0]);
# yrange[1]=1; # set the minimum value to 1
for(i in 1:length(targetmat)){
  vali=targetmat[[i]]+1;
  if(i==1){
    plot(1:length(vali),vali,type='b',las=1,pch=20,main=paste('sgRNAs in',targetgene),ylab='Read counts',xlab='Samples',xlim=c(0.7,length(vali)+0.3),ylim = yrange,col=colors[(i %% length(colors))],xaxt='n',log='y')
    axis(1,at=1:length(vali),labels=(collabel),las=2)
    # lines(0:100,rep(1,101),col='black');
  }else{
    lines(1:length(vali),vali,type='b',pch=20,col=colors[(i %% length(colors))])
  }
}




# parameters
# Do not modify the variables beginning with "__"
targetmat=list(c(2280.319812324395,1719.9733740851148),c(1349.0441637796996,993.6801526451927),c(1548.136971821381,1115.808439562479),c(2946.1383834801823,2181.6553072042498),c(4129.815843312693,2893.145099926925),c(1455.662170271966,1089.902439307297))
targetgene="LRIG1"
collabel=c("S78_MNSC510_F6","S80_MNSC510_F8")

# set up color using RColorBrewer
#library(RColorBrewer)
#colors <- brewer.pal(length(targetgenelist), "Set1")

colors=c( "#E41A1C", "#377EB8", "#4DAF4A", "#984EA3", "#FF7F00",  "#A65628", "#F781BF",
          "#999999", "#66C2A5", "#FC8D62", "#8DA0CB", "#E78AC3", "#A6D854", "#FFD92F", "#E5C494", "#B3B3B3", 
          "#8DD3C7", "#FFFFB3", "#BEBADA", "#FB8072", "#80B1D3", "#FDB462", "#B3DE69", "#FCCDE5",
          "#D9D9D9", "#BC80BD", "#CCEBC5", "#FFED6F")


## code

targetmatvec=unlist(targetmat)+1
yrange=range(targetmatvec[targetmatvec>0]);
# yrange[1]=1; # set the minimum value to 1
for(i in 1:length(targetmat)){
  vali=targetmat[[i]]+1;
  if(i==1){
    plot(1:length(vali),vali,type='b',las=1,pch=20,main=paste('sgRNAs in',targetgene),ylab='Read counts',xlab='Samples',xlim=c(0.7,length(vali)+0.3),ylim = yrange,col=colors[(i %% length(colors))],xaxt='n',log='y')
    axis(1,at=1:length(vali),labels=(collabel),las=2)
    # lines(0:100,rep(1,101),col='black');
  }else{
    lines(1:length(vali),vali,type='b',pch=20,col=colors[(i %% length(colors))])
  }
}




# parameters
# Do not modify the variables beginning with "__"
targetmat=list(c(2026.8300621948226,1514.575800633315),c(3126.736231211981,2423.1362381543386),c(2237.8901974958403,1528.454015055734),c(3541.240929921711,2523.059381995755),c(2121.4807414277534,1507.1740862746917),c(4935.9785250552395,3532.468177653022))
targetgene="PROM1"
collabel=c("S78_MNSC510_F6","S80_MNSC510_F8")

# set up color using RColorBrewer
#library(RColorBrewer)
#colors <- brewer.pal(length(targetgenelist), "Set1")

colors=c( "#E41A1C", "#377EB8", "#4DAF4A", "#984EA3", "#FF7F00",  "#A65628", "#F781BF",
          "#999999", "#66C2A5", "#FC8D62", "#8DA0CB", "#E78AC3", "#A6D854", "#FFD92F", "#E5C494", "#B3B3B3", 
          "#8DD3C7", "#FFFFB3", "#BEBADA", "#FB8072", "#80B1D3", "#FDB462", "#B3DE69", "#FCCDE5",
          "#D9D9D9", "#BC80BD", "#CCEBC5", "#FFED6F")


## code

targetmatvec=unlist(targetmat)+1
yrange=range(targetmatvec[targetmatvec>0]);
# yrange[1]=1; # set the minimum value to 1
for(i in 1:length(targetmat)){
  vali=targetmat[[i]]+1;
  if(i==1){
    plot(1:length(vali),vali,type='b',las=1,pch=20,main=paste('sgRNAs in',targetgene),ylab='Read counts',xlab='Samples',xlim=c(0.7,length(vali)+0.3),ylim = yrange,col=colors[(i %% length(colors))],xaxt='n',log='y')
    axis(1,at=1:length(vali),labels=(collabel),las=2)
    # lines(0:100,rep(1,101),col='black');
  }else{
    lines(1:length(vali),vali,type='b',pch=20,col=colors[(i %% length(colors))])
  }
}



dev.off()
Sweave("S10B_c1_t3_summary.Rnw");
library(tools);

texi2dvi("S10B_c1_t3_summary.tex",pdf=TRUE);
